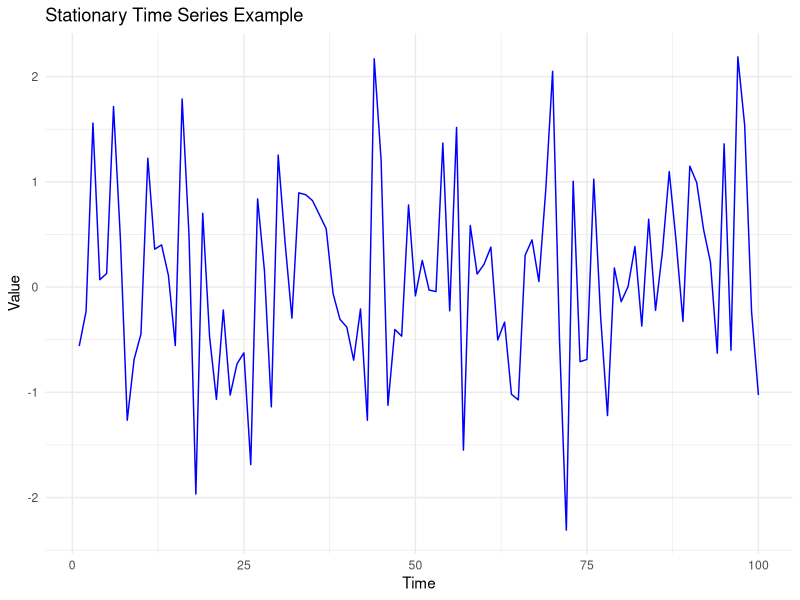

Here is the R script that generated this plot:
library(ggplot2)

set.seed(123)
time_series <- ts(rnorm(100), start = 1)

# Plot the time series
ggplot() +
  geom_line(aes(x = 1:length(time_series), y = time_series), color = "blue") +
  labs(x = "Time", y = "Value", title = "Stationary Time Series Example") +
  theme_minimal()
